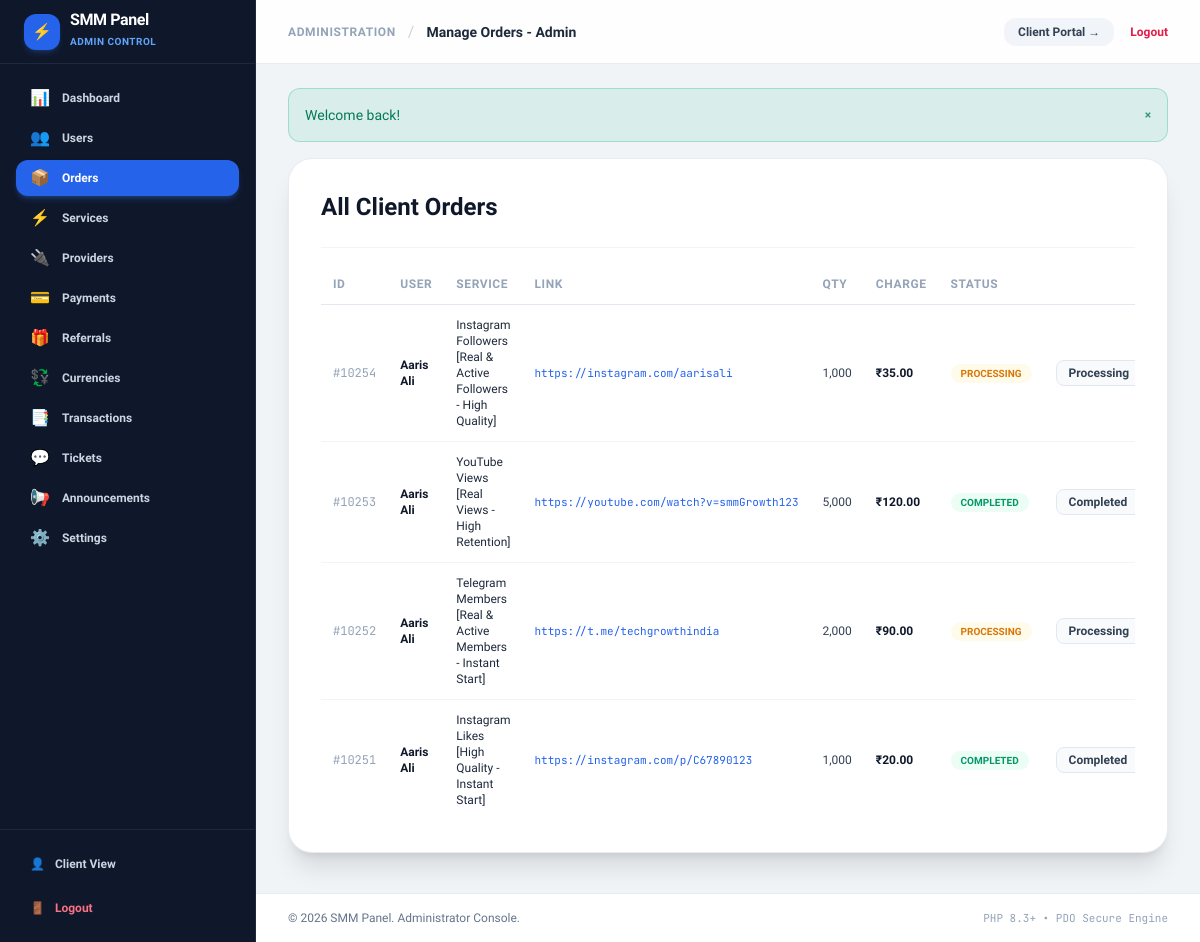
/admin/orders.php (signed in), run on the app's committed database.
### tables this page shows
CREATE TABLE `orders` (
  `id` INT UNSIGNED AUTO_INCREMENT PRIMARY KEY,
  `user_id` INT UNSIGNED NOT NULL,
  `service_id` INT UNSIGNED NOT NULL,
  `provider_id` INT UNSIGNED NULL,
  `provider_order_id` VARCHAR(64) NULL,
  `link` VARCHAR(512) NOT NULL,
  `quantity` INT UNSIGNED NOT NULL,
  `charge` DECIMAL(10, 4) NOT NULL,
  `start_count` INT UNSIGNED NOT NULL DEFAULT 0,
  `remains` INT UNSIGNED NOT NULL DEFAULT 0,
  `status` ENUM('pending', 'processing', 'in_progress', 'completed', 'partial', 'cancelled') NOT NULL DEFAULT 'pending',
  `mode` ENUM('manual', 'auto') NOT NULL DEFAULT 'auto',
  `created_at` TIMESTAMP DEFAULT CURRENT_TIMESTAMP,
  `updated_at` TIMESTAMP DEFAULT CURRENT_TIMESTAMP ON UPDATE CURRENT_TIMESTAMP,
  FOREIGN KEY (`user_id`) REFERENCES `users`(`id`) ON DELETE CASCADE,
  FOREIGN KEY (`service_id`) REFERENCES `services`(`id`) ON DELETE RESTRICT,
  INDEX `idx_orders_status` (`status`),
  INDEX `idx_orders_user` (`user_id`)
);

CREATE TABLE `users` (
  `id` INT UNSIGNED AUTO_INCREMENT PRIMARY KEY,
  `username` VARCHAR(64) NOT NULL UNIQUE,
  `email` VARCHAR(191) NOT NULL UNIQUE,
  `password` VARCHAR(255) NOT NULL,
  `phone` VARCHAR(32) NULL,
  `balance` DECIMAL(12, 4) NOT NULL DEFAULT 0.0000,
  `spent` DECIMAL(12, 4) NOT NULL DEFAULT 0.0000,
  `role` ENUM('user', 'admin', 'support') NOT NULL DEFAULT 'user',
  `status` ENUM('active', 'suspended', 'banned') NOT NULL DEFAULT 'active',
  `api_key` VARCHAR(64) NOT NULL UNIQUE,
  `referral_code` VARCHAR(32) NULL UNIQUE,
  `referred_by` INT UNSIGNED NULL,
  `email_verified` TINYINT(1) NOT NULL DEFAULT 0,
  `created_at` TIMESTAMP DEFAULT CURRENT_TIMESTAMP,
  `updated_at` TIMESTAMP DEFAULT CURRENT_TIMESTAMP ON UPDATE CURRENT_TIMESTAMP,
  INDEX `idx_users_role` (`role`),
  INDEX `idx_users_status` (`status`),
  INDEX `idx_users_referral_code` (`referral_code`)
);

CREATE TABLE `services` (
  `id` INT UNSIGNED AUTO_INCREMENT PRIMARY KEY,
  `category_id` INT UNSIGNED NOT NULL,
  `provider_id` INT UNSIGNED NULL,
  `provider_service_id` VARCHAR(64) NULL,
  `name` VARCHAR(255) NOT NULL,
  `rate_per_1000` DECIMAL(10, 4) NOT NULL,
  `original_rate` DECIMAL(10, 4) NULL,
  `min_quantity` INT UNSIGNED NOT NULL DEFAULT 10,
  `max_quantity` INT UNSIGNED NOT NULL DEFAULT 100000,
  `service_type` ENUM('default', 'custom_comments', 'package', 'poll') NOT NULL DEFAULT 'default',
  `speed` VARCHAR(100) DEFAULT 'Fast Delivery',
  `description` TEXT NULL,
  `status` ENUM('active', 'inactive') NOT NULL DEFAULT 'active',
  `created_at` TIMESTAMP DEFAULT CURRENT_TIMESTAMP,
  `updated_at` TIMESTAMP DEFAULT CURRENT_TIMESTAMP ON UPDATE CURRENT_TIMESTAMP,
  FOREIGN KEY (`category_id`) REFERENCES `categories`(`id`) ON DELETE CASCADE,
  FOREIGN KEY (`provider_id`) REFERENCES `providers`(`id`) ON DELETE SET NULL,
  INDEX `idx_service_status` (`status`),
  INDEX `idx_service_provider_mapping` (`provider_id`, `provider_service_id`)
);

CREATE TABLE `currencies` (
  `id` INT UNSIGNED AUTO_INCREMENT PRIMARY KEY,
  `code` VARCHAR(10) NOT NULL UNIQUE,
  `symbol` VARCHAR(10) NOT NULL,
  `name` VARCHAR(50) NOT NULL,
  `exchange_rate` DECIMAL(14, 6) NOT NULL DEFAULT 1.000000,
  `is_base` TINYINT(1) NOT NULL DEFAULT 0,
  `status` ENUM('active', 'inactive') NOT NULL DEFAULT 'active',
  `created_at` TIMESTAMP DEFAULT CURRENT_TIMESTAMP,
  `updated_at` TIMESTAMP DEFAULT CURRENT_TIMESTAMP ON UPDATE CURRENT_TIMESTAMP,
  INDEX `idx_currency_code` (`code`)
);

### admin/orders.php (the view, shortened to what this page needs)
<?php
require_once __DIR__ . '/../includes/functions.php';
$db = Database::getConnection();
$orders = $db->query("
    SELECT o.*, u.username, s.name AS service_name
    FROM orders o
    JOIN users u ON o.user_id = u.id
    JOIN services s ON o.service_id = s.id
    ORDER BY o.created_at DESC
")->fetchAll();
require_once __DIR__ . '/../includes/header.php';
?>
<div class="max-w-7xl mx-auto my-4 space-y-6">
    <div class="bg-white rounded-3xl p-6 sm:p-8 border border-slate-200/80 shadow-xl">
        <h2 class="text-2xl font-extrabold text-slate-900 pb-6 border-b border-slate-100">All Client Orders</h2>
        <div class="overflow-x-auto mt-4">
            <table class="w-full text-left text-xs">
                <thead>
                    <tr class="border-b border-slate-200 text-slate-400 uppercase tracking-wider">
                        <th class="py-3 px-3">ID</th>
                        <th class="py-3 px-3">User</th>
                        <th class="py-3 px-3">Service</th>
                        <th class="py-3 px-3">Link</th>
                        <th class="py-3 px-3">Qty</th>
                        <th class="py-3 px-3">Charge</th>
                        <th class="py-3 px-3">Status</th>
                        <th class="py-3 px-3 text-right">Update Status</th>
                    </tr>
                </thead>
                <tbody class="divide-y divide-slate-100 text-slate-700">
                    <?php foreach ($orders as $o): ?>
                        <tr class="hover:bg-slate-50">
                            <td class="py-3 px-3 font-mono text-slate-400">#<?= (int)$o['id'] ?></td>
                            <td class="py-3 px-3 font-bold text-slate-900"><?= e($o['username']) ?></td>
                            <td class="py-3 px-3 font-medium text-slate-800"><?= e($o['service_name']) ?></td>
                            <td class="py-3 px-3 font-mono text-[11px] text-blue-600 max-w-xs truncate"><a href="<?= e($o['link']) ?>" target="_blank" rel="noopener noreferrer"><?= e($o['link']) ?></a></td>
                            <td class="py-3 px-3 font-mono-nums"><?= number_format($o['quantity']) ?></td>
                            <td class="py-3 px-3 font-extrabold text-slate-900 tabular-nums"><?= format_currency($o['charge']) ?></td>
                            <td class="py-3 px-3">
                                <span class="px-2.5 py-1 rounded-full text-[10px] font-bold uppercase <?= $o['status'] === 'completed' ? 'bg-emerald-50 text-emerald-600' : 'bg-amber-50 text-amber-600' ?>">
                                    <?= e($o['status']) ?>
                                </span>
                            </td>
                            <td class="py-3 px-3 text-right">
                                <form action="/admin/orders.php" method="POST" class="inline-flex items-center gap-1.5">
                                    <select name="status" class="px-2 py-1 bg-slate-50 border border-slate-200 rounded-lg text-xs font-semibold">
                                        <option value="processing" <?= $o['status'] === 'processing' ? 'selected' : '' ?>>Processing</option>
                                        <option value="completed" <?= $o['status'] === 'completed' ? 'selected' : '' ?>>Completed</option>
                                    </select>
                                </form>
                            </td>
                        </tr>
                    <?php endforeach; ?>
                </tbody>
            </table>
        </div>
    </div>
</div>
<?php require_once __DIR__ . '/../includes/footer.php'; ?>

### includes/header.php (style rules this page uses)
.font-mono-nums { font-variant-numeric: tabular-nums; }

### data on the page
orders: id "10254", user.username "Aaris Ali", service.name "Instagram Followers [Real & Active Followers - High Quality]", link "https://instagram.com/aarisali", quantity "1,000", charge.symbol "₹35.00", status "PROCESSING", status "Processing"
orders: id "10253", user.username "Aaris Ali", service.name "YouTube Views [Real Views - High Retention]", link "https://youtube.com/watch?v=smmGrowth123", quantity "5,000", charge.symbol "₹120.00", status "COMPLETED", status "Completed"
orders: id "10252", user.username "Aaris Ali", service.name "Telegram Members [Real & Active Members - Instant Start]", link "https://t.me/techgrowthindia", quantity "2,000", charge.symbol "₹90.00", status "PROCESSING", status "Processing"
orders: id "10251", user.username "Aaris Ali", service.name "Instagram Likes [High Quality - Instant Start]", link "https://instagram.com/p/C67890123", quantity "1,000", charge.symbol "₹20.00", status "COMPLETED", status "Completed"

### other printed values
app_name() "SMM Panel"
$link['icon'] "📊"
$link['name'] "Dashboard"
$link['icon'] "👥"
$link['name'] "Users"
$link['icon'] "📦"
$link['name'] "Orders"
$link['icon'] "⚡"
$link['name'] "Services"
$link['icon'] "🔌"
$link['name'] "Providers"
$link['icon'] "💳"
$link['name'] "Payments"
$link['icon'] "🎁"
$link['name'] "Referrals"
